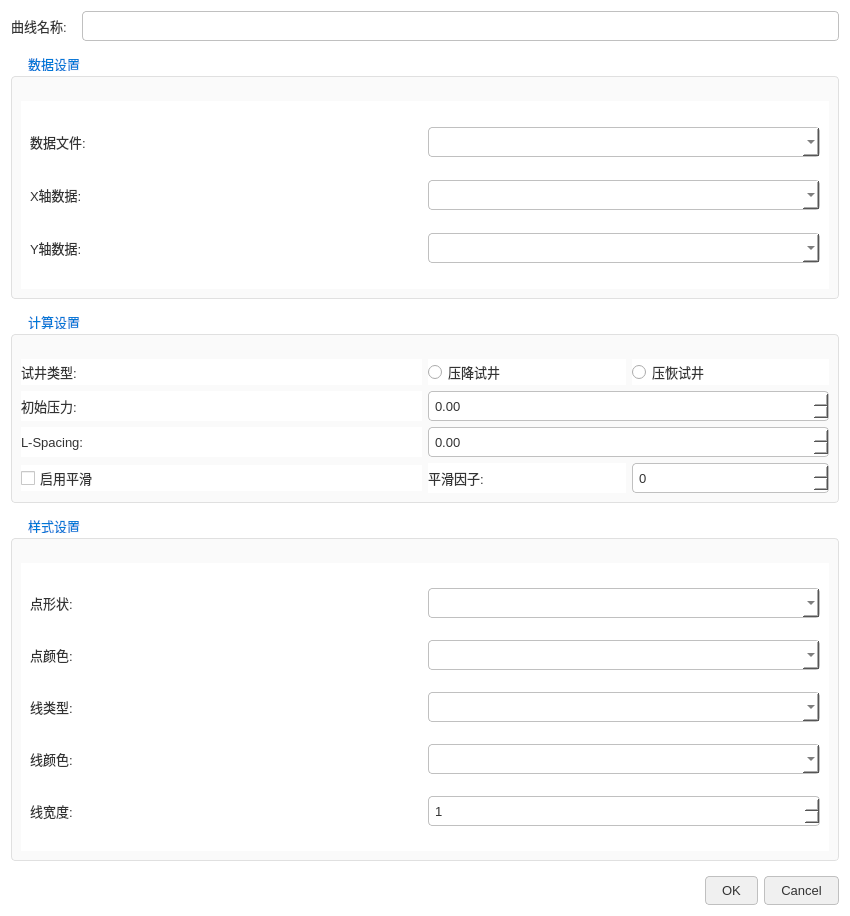
<?xml version="1.0" encoding="UTF-8"?>
<ui version="4.0">
 <class>PlottingDialog4</class>
 <widget class="QDialog" name="PlottingDialog4">
  <property name="geometry">
   <rect>
    <x>0</x>
    <y>0</y>
    <width>850</width>
    <height>600</height>
   </rect>
  </property>
  <property name="windowTitle">
   <string>修改曲线设置</string>
  </property>
  <property name="styleSheet">
   <string notr="true">/* 全局样式 */
QDialog, QWidget { background-color: white; color: #333333; font-family: &quot;Microsoft YaHei&quot;; font-size: 10pt; }
QLineEdit, QComboBox, QSpinBox, QDoubleSpinBox { border: 1px solid #c0c0c0; border-radius: 4px; padding: 4px; min-height: 20px; }
QLineEdit:focus, QComboBox:focus, QSpinBox:focus { border: 1px solid #0078d7; }
QGroupBox { border: 1px solid #e0e0e0; margin-top: 20px; padding-top: 15px; border-radius: 4px; background-color: #fafafa; }
QGroupBox::title { subcontrol-origin: margin; subcontrol-position: top left; left: 10px; padding: 0 5px; color: #0078d7; font-weight: bold; }
QPushButton { background-color: #f0f0f0; border: 1px solid #c0c0c0; border-radius: 4px; padding: 6px 16px; }
QPushButton:hover { background-color: #e0e0e0; border-color: #0078d7; }
</string>
  </property>
  <layout class="QVBoxLayout" name="verticalLayout">
   <property name="spacing">
    <number>15</number>
   </property>
   <item>
    <layout class="QHBoxLayout" name="horizontalLayout_Name">
     <item>
      <widget class="QLabel" name="label_Name">
       <property name="text">
        <string>曲线名称:</string>
       </property>
      </widget>
     </item>
     <item>
      <widget class="QLineEdit" name="lineEdit_Name"/>
     </item>
    </layout>
   </item>
   <item>
    <widget class="QGroupBox" name="groupData">
     <property name="title">
      <string>数据设置</string>
     </property>
     <layout class="QVBoxLayout" name="layoutData">
      <item>
       <widget class="QStackedWidget" name="stackData">
        <property name="currentIndex">
         <number>0</number>
        </property>
        <widget class="QWidget" name="pageSingleData">
         <layout class="QGridLayout" name="gridSingle">
          <item row="0" column="0">
           <widget class="QLabel" name="label_File1">
            <property name="text">
             <string>数据文件:</string>
            </property>
           </widget>
          </item>
          <item row="0" column="1">
           <widget class="QComboBox" name="comboFile_1"/>
          </item>
          <item row="1" column="0">
           <widget class="QLabel" name="label_X1">
            <property name="text">
             <string>X轴数据:</string>
            </property>
           </widget>
          </item>
          <item row="1" column="1">
           <widget class="QComboBox" name="comboX_1"/>
          </item>
          <item row="2" column="0">
           <widget class="QLabel" name="label_Y1">
            <property name="text">
             <string>Y轴数据:</string>
            </property>
           </widget>
          </item>
          <item row="2" column="1">
           <widget class="QComboBox" name="comboY_1"/>
          </item>
         </layout>
        </widget>
        <widget class="QWidget" name="pageDualData">
         <layout class="QHBoxLayout" name="hboxDual">
          <property name="spacing">
           <number>20</number>
          </property>
          <item>
           <layout class="QFormLayout" name="formLayout_LeftData">
            <item row="0" column="0" colspan="2">
             <widget class="QLabel" name="titleP">
              <property name="text">
               <string>压力数据</string>
              </property>
              <property name="styleSheet">
               <string notr="true">font-weight: bold; color: #555;</string>
              </property>
              <property name="alignment">
               <set>Qt::AlignCenter</set>
              </property>
             </widget>
            </item>
            <item row="1" column="0">
             <widget class="QLabel" name="l1"><property name="text"><string>文件:</string></property></widget>
            </item>
            <item row="1" column="1">
             <widget class="QComboBox" name="comboFile_1_Dup"/>
            </item>
            <item row="2" column="0">
             <widget class="QLabel" name="l2"><property name="text"><string>X轴:</string></property></widget>
            </item>
            <item row="2" column="1">
             <widget class="QComboBox" name="comboX_1_Dup"/>
            </item>
            <item row="3" column="0">
             <widget class="QLabel" name="l3"><property name="text"><string>Y轴:</string></property></widget>
            </item>
            <item row="3" column="1">
             <widget class="QComboBox" name="comboY_1_Dup"/>
            </item>
           </layout>
          </item>
          <item>
           <widget class="Line" name="line"><property name="orientation"><enum>Qt::Vertical</enum></property></widget>
          </item>
          <item>
           <layout class="QFormLayout" name="formLayout_RightData">
            <item row="0" column="0" colspan="2">
             <widget class="QLabel" name="titleQ">
              <property name="text">
               <string>产量数据</string>
              </property>
              <property name="styleSheet">
               <string notr="true">font-weight: bold; color: #555;</string>
              </property>
              <property name="alignment">
               <set>Qt::AlignCenter</set>
              </property>
             </widget>
            </item>
            <item row="1" column="0">
             <widget class="QLabel" name="l4"><property name="text"><string>文件:</string></property></widget>
            </item>
            <item row="1" column="1">
             <widget class="QComboBox" name="comboFile_2"/>
            </item>
            <item row="2" column="0">
             <widget class="QLabel" name="l5"><property name="text"><string>X轴:</string></property></widget>
            </item>
            <item row="2" column="1">
             <widget class="QComboBox" name="comboX_2"/>
            </item>
            <item row="3" column="0">
             <widget class="QLabel" name="l6"><property name="text"><string>Y轴:</string></property></widget>
            </item>
            <item row="3" column="1">
             <widget class="QComboBox" name="comboY_2"/>
            </item>
           </layout>
          </item>
         </layout>
        </widget>
       </widget>
      </item>
     </layout>
    </widget>
   </item>
   <item>
    <widget class="QGroupBox" name="groupCalc">
     <property name="title">
      <string>计算设置</string>
     </property>
     <layout class="QGridLayout" name="gridCalc">
      <item row="0" column="0">
       <widget class="QLabel" name="label_TestType"><property name="text"><string>试井类型:</string></property></widget>
      </item>
      <item row="0" column="1">
       <layout class="QHBoxLayout" name="hboxType">
        <item><widget class="QRadioButton" name="radioDrawdown"><property name="text"><string>压降试井</string></property></widget></item>
        <item><widget class="QRadioButton" name="radioBuildup"><property name="text"><string>压恢试井</string></property></widget></item>
       </layout>
      </item>
      <item row="1" column="0">
       <widget class="QLabel" name="label_Pi"><property name="text"><string>初始压力:</string></property></widget>
      </item>
      <item row="1" column="1">
       <widget class="QDoubleSpinBox" name="spinPi"><property name="maximum"><double>999999.99</double></property></widget>
      </item>
      <item row="2" column="0">
       <widget class="QLabel" name="label_L"><property name="text"><string>L-Spacing:</string></property></widget>
      </item>
      <item row="2" column="1">
       <widget class="QDoubleSpinBox" name="spinL"><property name="singleStep"><double>0.1</double></property></widget>
      </item>
      <item row="3" column="0">
       <widget class="QCheckBox" name="checkSmooth"><property name="text"><string>启用平滑</string></property></widget>
      </item>
      <item row="3" column="1">
       <layout class="QHBoxLayout" name="hboxSmooth">
        <item><widget class="QLabel" name="label_SmoothFactor"><property name="text"><string>平滑因子:</string></property></widget></item>
        <item><widget class="QSpinBox" name="spinSmooth"/></item>
       </layout>
      </item>
     </layout>
    </widget>
   </item>
   <item>
    <widget class="QGroupBox" name="groupStyle">
     <property name="title">
      <string>样式设置</string>
     </property>
     <layout class="QVBoxLayout" name="layoutStyle">
      <item>
       <widget class="QStackedWidget" name="stackStyle">
        <property name="currentIndex">
         <number>0</number>
        </property>
        <widget class="QWidget" name="pageSingleStyle">
         <layout class="QGridLayout" name="gridSingleStyle">
          <item row="0" column="0"><widget class="QLabel" name="ls1"><property name="text"><string>点形状:</string></property></widget></item>
          <item row="0" column="1"><widget class="QComboBox" name="comboShape_1"/></item>
          <item row="1" column="0"><widget class="QLabel" name="ls2"><property name="text"><string>点颜色:</string></property></widget></item>
          <item row="1" column="1"><widget class="QComboBox" name="comboPointColor_1"/></item>
          <item row="2" column="0"><widget class="QLabel" name="ls3"><property name="text"><string>线类型:</string></property></widget></item>
          <item row="2" column="1"><widget class="QComboBox" name="comboLineStyle_1"/></item>
          <item row="3" column="0"><widget class="QLabel" name="ls4"><property name="text"><string>线颜色:</string></property></widget></item>
          <item row="3" column="1"><widget class="QComboBox" name="comboLineColor_1"/></item>
          <item row="4" column="0"><widget class="QLabel" name="ls5"><property name="text"><string>线宽度:</string></property></widget></item>
          <item row="4" column="1"><widget class="QSpinBox" name="spinWidth_1"><property name="minimum"><number>1</number></property></widget></item>
         </layout>
        </widget>
        <widget class="QWidget" name="pageDualStyle">
         <layout class="QHBoxLayout" name="hboxDualStyle">
          <property name="spacing">
           <number>20</number>
          </property>
          <item>
           <layout class="QFormLayout" name="formLayout_LeftStyle">
            <item row="0" column="0" colspan="2">
             <widget class="QLabel" name="titleS1">
              <property name="text"><string>压力曲线样式</string></property>
              <property name="styleSheet"><string notr="true">font-weight: bold; color: #555;</string></property>
              <property name="alignment">
               <set>Qt::AlignCenter</set>
              </property>
             </widget>
            </item>
            <item row="1" column="0"><widget class="QLabel" name="ld1"><property name="text"><string>点形状:</string></property></widget></item>
            <item row="1" column="1"><widget class="QComboBox" name="comboShape_1_Dup"/></item>
            <item row="2" column="0"><widget class="QLabel" name="ld2"><property name="text"><string>点颜色:</string></property></widget></item>
            <item row="2" column="1"><widget class="QComboBox" name="comboPointColor_1_Dup"/></item>
            <item row="3" column="0"><widget class="QLabel" name="ld3"><property name="text"><string>线类型:</string></property></widget></item>
            <item row="3" column="1"><widget class="QComboBox" name="comboLineStyle_1_Dup"/></item>
            <item row="4" column="0"><widget class="QLabel" name="ld4"><property name="text"><string>线颜色:</string></property></widget></item>
            <item row="4" column="1"><widget class="QComboBox" name="comboLineColor_1_Dup"/></item>
            <item row="5" column="0"><widget class="QLabel" name="ld5"><property name="text"><string>线宽度:</string></property></widget></item>
            <item row="5" column="1"><widget class="QSpinBox" name="spinWidth_1_Dup"><property name="minimum"><number>1</number></property></widget></item>
           </layout>
          </item>
          <item><widget class="Line" name="line2"><property name="orientation"><enum>Qt::Vertical</enum></property></widget></item>
          <item>
           <widget class="QStackedWidget" name="stackStyleRight">
            <widget class="QWidget" name="pageProdStyle">
             <layout class="QFormLayout" name="formLayout_Prod">
              <item row="0" column="0" colspan="2">
               <widget class="QLabel" name="titleS2">
                <property name="text"><string>产量曲线样式</string></property>
                <property name="styleSheet"><string notr="true">font-weight: bold; color: #555;</string></property>
                <property name="alignment">
                 <set>Qt::AlignCenter</set>
                </property>
               </widget>
              </item>
              <item row="1" column="0"><widget class="QLabel" name="lp0"><property name="text"><string>绘图类型:</string></property></widget></item>
              <item row="1" column="1"><widget class="QComboBox" name="comboProdType"/></item>
              <item row="2" column="0"><widget class="QLabel" name="label_ProdShape"><property name="text"><string>点形状:</string></property></widget></item>
              <item row="2" column="1"><widget class="QComboBox" name="comboProdShape"/></item>
              <item row="3" column="0"><widget class="QLabel" name="label_ProdPointColor"><property name="text"><string>点颜色:</string></property></widget></item>
              <item row="3" column="1"><widget class="QComboBox" name="comboProdPointColor"/></item>
              <item row="4" column="0"><widget class="QLabel" name="label_ProdLineStyle"><property name="text"><string>线类型:</string></property></widget></item>
              <item row="4" column="1"><widget class="QComboBox" name="comboProdLineStyle"/></item>
              <item row="5" column="0"><widget class="QLabel" name="label_ProdLineColor"><property name="text"><string>线颜色:</string></property></widget></item>
              <item row="5" column="1"><widget class="QComboBox" name="comboProdLineColor"/></item>
              <item row="6" column="0"><widget class="QLabel" name="label_ProdWidth"><property name="text"><string>线宽度:</string></property></widget></item>
              <item row="6" column="1"><widget class="QSpinBox" name="spinProdWidth"><property name="minimum"><number>1</number></property></widget></item>
             </layout>
            </widget>
            <widget class="QWidget" name="pageDerivStyle">
             <layout class="QFormLayout" name="formLayout_Deriv">
              <item row="0" column="0" colspan="2">
               <widget class="QLabel" name="titleS3">
                <property name="text"><string>导数曲线样式</string></property>
                <property name="styleSheet"><string notr="true">font-weight: bold; color: #555;</string></property>
                <property name="alignment">
                 <set>Qt::AlignCenter</set>
                </property>
               </widget>
              </item>
              <item row="1" column="0"><widget class="QLabel" name="ldv1"><property name="text"><string>点形状:</string></property></widget></item>
              <item row="1" column="1"><widget class="QComboBox" name="comboDerivShape"/></item>
              <item row="2" column="0"><widget class="QLabel" name="ldv2"><property name="text"><string>点颜色:</string></property></widget></item>
              <item row="2" column="1"><widget class="QComboBox" name="comboDerivPointColor"/></item>
              <item row="3" column="0"><widget class="QLabel" name="ldv3"><property name="text"><string>线类型:</string></property></widget></item>
              <item row="3" column="1"><widget class="QComboBox" name="comboDerivLineStyle"/></item>
              <item row="4" column="0"><widget class="QLabel" name="ldv4"><property name="text"><string>线颜色:</string></property></widget></item>
              <item row="4" column="1"><widget class="QComboBox" name="comboDerivLineColor"/></item>
              <item row="5" column="0"><widget class="QLabel" name="ldv5"><property name="text"><string>线宽度:</string></property></widget></item>
              <item row="5" column="1"><widget class="QSpinBox" name="spinDerivWidth"><property name="minimum"><number>1</number></property></widget></item>
             </layout>
            </widget>
           </widget>
          </item>
         </layout>
        </widget>
       </widget>
      </item>
     </layout>
    </widget>
   </item>
   <item>
    <spacer name="verticalSpacer">
     <property name="orientation">
      <enum>Qt::Vertical</enum>
     </property>
     <property name="sizeHint" stdset="0">
      <size>
       <width>20</width>
       <height>40</height>
      </size>
     </property>
    </spacer>
   </item>
   <item>
    <widget class="QDialogButtonBox" name="buttonBox">
     <property name="orientation">
      <enum>Qt::Horizontal</enum>
     </property>
     <property name="standardButtons">
      <set>QDialogButtonBox::Cancel|QDialogButtonBox::Ok</set>
     </property>
    </widget>
   </item>
  </layout>
 </widget>
 <resources/>
 <connections>
  <connection>
   <sender>buttonBox</sender>
   <signal>accepted()</signal>
   <receiver>PlottingDialog4</receiver>
   <slot>accept()</slot>
  </connection>
  <connection>
   <sender>buttonBox</sender>
   <signal>rejected()</signal>
   <receiver>PlottingDialog4</receiver>
   <slot>reject()</slot>
  </connection>
  <connection><sender>comboFile_1</sender><signal>currentIndexChanged(int)</signal><receiver>comboFile_1_Dup</receiver><slot>setCurrentIndex(int)</slot></connection>
  <connection><sender>comboFile_1_Dup</sender><signal>currentIndexChanged(int)</signal><receiver>comboFile_1</receiver><slot>setCurrentIndex(int)</slot></connection>
  <connection><sender>comboX_1</sender><signal>currentIndexChanged(int)</signal><receiver>comboX_1_Dup</receiver><slot>setCurrentIndex(int)</slot></connection>
  <connection><sender>comboX_1_Dup</sender><signal>currentIndexChanged(int)</signal><receiver>comboX_1</receiver><slot>setCurrentIndex(int)</slot></connection>
  <connection><sender>comboY_1</sender><signal>currentIndexChanged(int)</signal><receiver>comboY_1_Dup</receiver><slot>setCurrentIndex(int)</slot></connection>
  <connection><sender>comboY_1_Dup</sender><signal>currentIndexChanged(int)</signal><receiver>comboY_1</receiver><slot>setCurrentIndex(int)</slot></connection>
  <connection><sender>comboShape_1</sender><signal>currentIndexChanged(int)</signal><receiver>comboShape_1_Dup</receiver><slot>setCurrentIndex(int)</slot></connection>
  <connection><sender>comboShape_1_Dup</sender><signal>currentIndexChanged(int)</signal><receiver>comboShape_1</receiver><slot>setCurrentIndex(int)</slot></connection>
  <connection><sender>comboPointColor_1</sender><signal>currentIndexChanged(int)</signal><receiver>comboPointColor_1_Dup</receiver><slot>setCurrentIndex(int)</slot></connection>
  <connection><sender>comboPointColor_1_Dup</sender><signal>currentIndexChanged(int)</signal><receiver>comboPointColor_1</receiver><slot>setCurrentIndex(int)</slot></connection>
  <connection><sender>comboLineStyle_1</sender><signal>currentIndexChanged(int)</signal><receiver>comboLineStyle_1_Dup</receiver><slot>setCurrentIndex(int)</slot></connection>
  <connection><sender>comboLineStyle_1_Dup</sender><signal>currentIndexChanged(int)</signal><receiver>comboLineStyle_1</receiver><slot>setCurrentIndex(int)</slot></connection>
  <connection><sender>comboLineColor_1</sender><signal>currentIndexChanged(int)</signal><receiver>comboLineColor_1_Dup</receiver><slot>setCurrentIndex(int)</slot></connection>
  <connection><sender>comboLineColor_1_Dup</sender><signal>currentIndexChanged(int)</signal><receiver>comboLineColor_1</receiver><slot>setCurrentIndex(int)</slot></connection>
  <connection><sender>spinWidth_1</sender><signal>valueChanged(int)</signal><receiver>spinWidth_1_Dup</receiver><slot>setValue(int)</slot></connection>
  <connection><sender>spinWidth_1_Dup</sender><signal>valueChanged(int)</signal><receiver>spinWidth_1</receiver><slot>setValue(int)</slot></connection>
 </connections>
</ui>
